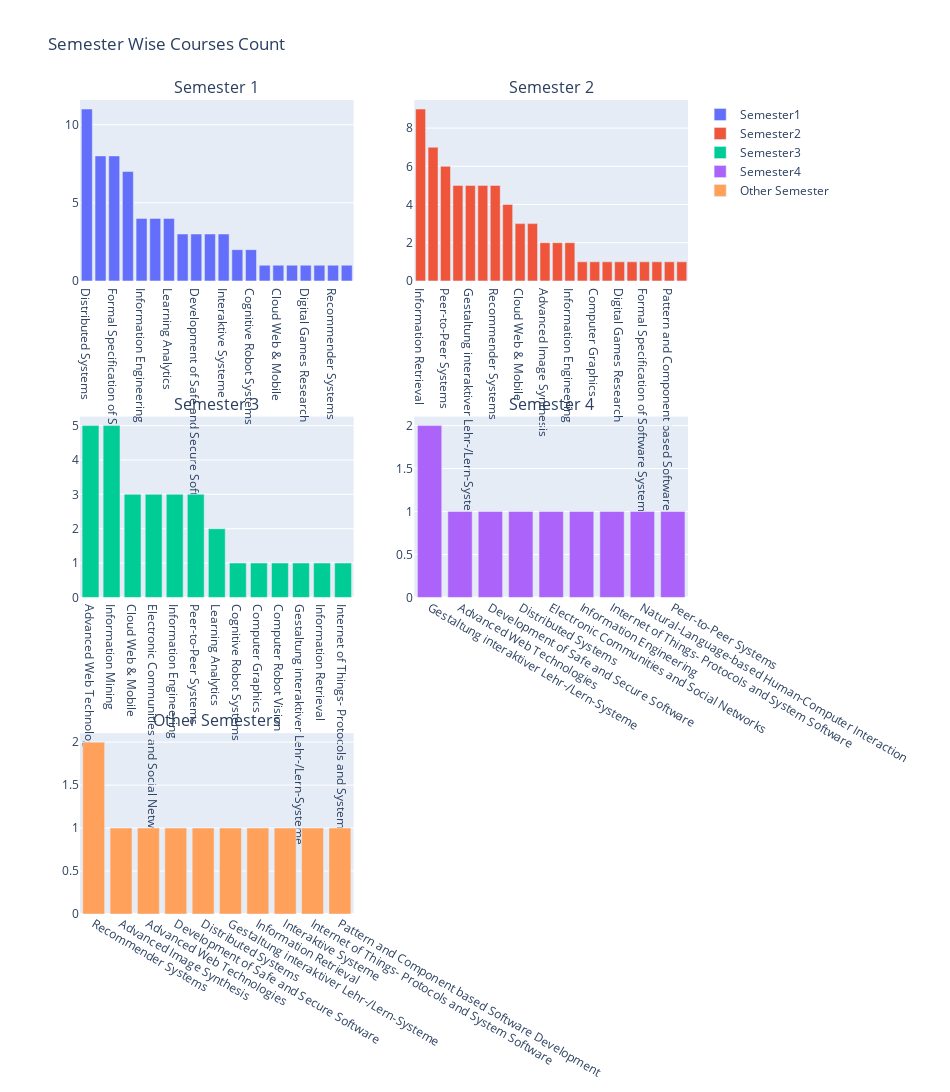

Source (notebook cell):
### Code cell
fig_sem = make_subplots(rows=3, cols=2,subplot_titles=("Semester 1", "Semester 2", "Semester 3", "Semester 4","Other Semesters"))

fig_sem.add_trace(go.Bar(x=sem11, y=sem12,name='Semester1'),
              row=1, col=1)

fig_sem.add_trace(go.Bar(x=sem21, y=sem22,name='Semester2'),
              row=1, col=2)
fig_sem.add_trace(go.Bar(x=sem31, y=sem32,name='Semester3'),
              row=2, col=1)
fig_sem.add_trace(go.Bar(x=sem41, y=sem42,name='Semester4'),
              row=2, col=2)
fig_sem.add_trace(go.Bar(x=semo1, y=semo2,name='Other Semester'),
              row=3, col=1)
fig_sem.update_layout(height=2500, width=950,
                  title_text="Semester Wise Courses Count")#font=dict(size=7))

### Figure 1 — Plotly figure (JSON) as saved in the notebook; plotly's stock layout.template omitted (floating-point values rounded to 4 significant figures)
{"data": [{"name": "Semester1", "type": "bar", "x": ["Distributed Systems", "Electronic Communities and Social Networks", "Formal Specification of Software Systems", "Information Mining", "Information Engineering", "Internet of Things- Protocols and System Software", "Learning Analytics", "Computer Robot Vision", "Development of Safe and Secure Software", "Information Retrieval", "Interaktive Systeme", "Advanced Web Technologies", "Cognitive Robot Systems", "Advanced Image Synthesis", "Cloud Web & Mobile", "Computer Graphics", "Digital Games Research", "Peer-to-Peer Systems", "Recommender Systems", "Scientific Visualization"], "xaxis": "x", "y": [11, 8, 8, 7, 4, 4, 4, 3, 3, 3, 3, 2, 2, 1, 1, 1, 1, 1, 1, 1], "yaxis": "y"}, {"name": "Semester2", "type": "bar", "x": ["Information Retrieval", "Interaktive Systeme", "Peer-to-Peer Systems", "Advanced Web Technologies", "Gestaltung interaktiver Lehr-/Lern-Systeme", "Internet of Things- Protocols and System Software", "Recommender Systems", "Distributed Systems", "Cloud Web & Mobile", "Neurocomputing and Organic Computing", "Advanced Image Synthesis", "Development of Safe and Secure Software", "Information Engineering", "Cognitive Robot Systems", "Computer Graphics", "Computer Robot Vision", "Digital Games Research", "Electronic Communities and Social Networks", "Formal Specification of Software Systems", "Learning Analytics", "Pattern and Component based Software Development", "Test and Reliability of Digital Systems"], "xaxis": "x2", "y": [9, 7, 6, 5, 5, 5, 5, 4, 3, 3, 2, 2, 2, 1, 1, 1, 1, 1, 1, 1, 1, 1], "yaxis": "y2"}, {"name": "Semester3", "type": "bar", "x": ["Advanced Web Technologies", "Information Mining", "Cloud Web & Mobile", "Electronic Communities and Social Networks", "Information Engineering", "Peer-to-Peer Systems", "Learning Analytics", "Cognitive Robot Systems", "Computer Graphics", "Computer Robot Vision", "Gestaltung interaktiver Lehr-/Lern-Systeme", "Information Retrieval", "Internet of Things- Protocols and System Software"], "xaxis": "x3", "y": [5, 5, 3, 3, 3, 3, 2, 1, 1, 1, 1, 1, 1], "yaxis": "y3"}, {"name": "Semester4", "type": "bar", "x": ["Gestaltung interaktiver Lehr-/Lern-Systeme", "Advanced Web Technologies", "Development of Safe and Secure Software", "Distributed Systems", "Electronic Communities and Social Networks", "Information Engineering", "Internet of Things- Protocols and System Software", "Natural-Language-based Human-Computer Interaction", "Peer-to-Peer Systems"], "xaxis": "x4", "y": [2, 1, 1, 1, 1, 1, 1, 1, 1], "yaxis": "y4"}, {"name": "Other Semester", "type": "bar", "x": ["Recommender Systems", "Advanced Image Synthesis", "Advanced Web Technologies", "Development of Safe and Secure Software", "Distributed Systems", "Gestaltung interaktiver Lehr-/Lern-Systeme", "Information Retrieval", "Interaktive Systeme", "Internet of Things- Protocols and System Software", "Pattern and Component based Software Development"], "xaxis": "x5", "y": [2, 1, 1, 1, 1, 1, 1, 1, 1, 1], "yaxis": "y5"}], "layout": {"annotations": [{"font": {"size": 16}, "showarrow": false, "text": "Semester 1", "x": 0.225, "xanchor": "center", "xref": "paper", "y": 1, "yanchor": "bottom", "yref": "paper"}, {"font": {"size": 16}, "showarrow": false, "text": "Semester 2", "x": 0.775, "xanchor": "center", "xref": "paper", "y": 1, "yanchor": "bottom", "yref": "paper"}, {"font": {"size": 16}, "showarrow": false, "text": "Semester 3", "x": 0.225, "xanchor": "center", "xref": "paper", "y": 0.6111, "yanchor": "bottom", "yref": "paper"}, {"font": {"size": 16}, "showarrow": false, "text": "Semester 4", "x": 0.775, "xanchor": "center", "xref": "paper", "y": 0.6111, "yanchor": "bottom", "yref": "paper"}, {"font": {"size": 16}, "showarrow": false, "text": "Other Semesters", "x": 0.225, "xanchor": "center", "xref": "paper", "y": 0.2222, "yanchor": "bottom", "yref": "paper"}], "height": 2500, "title": {"text": "Semester Wise Courses Count"}, "width": 950, "xaxis": {"anchor": "y", "domain": [0, 0.45]}, "xaxis2": {"anchor": "y2", "domain": [0.55, 1]}, "xaxis3": {"anchor": "y3", "domain": [0, 0.45]}, "xaxis4": {"anchor": "y4", "domain": [0.55, 1]}, "xaxis5": {"anchor": "y5", "domain": [0, 0.45]}, "xaxis6": {"anchor": "y6", "domain": [0.55, 1]}, "yaxis": {"anchor": "x", "domain": [0.7778, 1]}, "yaxis2": {"anchor": "x2", "domain": [0.7778, 1]}, "yaxis3": {"anchor": "x3", "domain": [0.3889, 0.6111]}, "yaxis4": {"anchor": "x4", "domain": [0.3889, 0.6111]}, "yaxis5": {"anchor": "x5", "domain": [0, 0.2222]}, "yaxis6": {"anchor": "x6", "domain": [0, 0.2222]}}}
